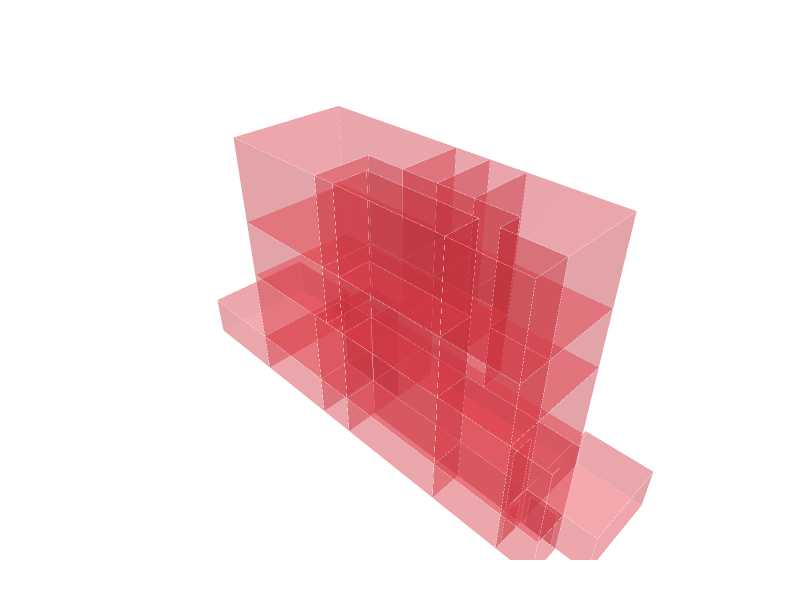

Notebook source saved alongside this figure:
### Markdown cell above
## 12. Load Entrance Doors

The building's exterior entrance doors are loaded separately from interior doors so they can be coloured and counted distinctly (red). Each wire is built into a face; degenerate wires are cleaned and retried.

### Code cell
ENTRANCE_PATH = r"C:\Users\etmaglari\IAAC\etmaglari_gML\Homework04\Objects\Entrance door.obj"

entrance_objects = Topology.ByOBJPath(ENTRANCE_PATH, selfMerge=False)
if not isinstance(entrance_objects, list):
    entrance_objects = [entrance_objects]

entrance_doors = []
for oi, obj in enumerate(entrance_objects):
    if obj is None:
        continue
    for w in (Topology.Wires(obj) or []):
        f = Face.ByWire(w)
        if f is None:
            # Collinear or near-degenerate edge in wire — clean and retry
            w2 = Topology.RemoveCollinearEdges(w)
            f  = Face.ByWire(w2) if w2 else None
        if f is not None:
            entrance_doors.append(f)
        else:
            print(f"  Warning: entrance door object #{oi+1} wire could not be built as face")

for d in entrance_doors:
    Topology.SetDictionary(d, Dictionary.ByKeysValues(["color", "type"], ["#E63946", "entrance"]))

print(f"Entrance doors found: {len(entrance_doors)}")
entrance_cluster = Cluster.ByTopologies(entrance_doors) if entrance_doors else None

if entrance_cluster is not None:
    Topology.Show(
        cell_cluster, entrance_cluster,
        faceColor="#E63946", faceOpacity=0.25,
        edgeColor="white", edgeWidth=0.5,
        showVertices=False,
        backgroundColor="white",
        width=800, height=600,
        renderer=renderer
    )

### Figure 1 — Plotly figure (JSON) as saved in the notebook; plotly's stock layout.template omitted (floating-point values rounded to 4 significant figures; data arrays with more than 128 entries replaced by an {"elided": "..."} marker saying what was removed)
{"data": [{"hoverinfo": "text", "legendgroup": "2", "legendrank": 2, "line": {"color": "white", "dash": "solid", "width": 0.5}, "marker": {"size": 0}, "mode": "lines", "name": "1: Untitled (Edges)", "showlegend": false, "text": "", "type": "scatter3d", "x": {"elided": "1188 float values"}, "y": {"elided": "1188 float values"}, "z": {"elided": "1188 float values"}}, {"cmax": 1, "cmin": 0, "color": "#E63946", "colorscale": [[0, "#440154"], [0.1111, "#482878"], [0.2222, "#3e4989"], [0.3333, "#31688e"], [0.4444, "#26828e"], [0.5556, "#1f9e89"], [0.6667, "#35b779"], [0.7778, "#6ece58"], [0.8889, "#b5de2b"], [1, "#fde725"]], "flatshading": true, "hoverinfo": "text", "hovertext": "", "i": {"elided": "420 int values"}, "j": {"elided": "420 int values"}, "k": {"elided": "420 int values"}, "legendgroup": "3", "legendrank": 3, "lighting": {"facenormalsepsilon": 0}, "name": "1: Untitled (Faces)", "opacity": 0.25, "showlegend": false, "showscale": false, "text": "", "type": "mesh3d", "x": {"elided": "225 float values"}, "y": {"elided": "225 float values"}, "z": {"elided": "225 float values"}}, {"hoverinfo": "text", "legendgroup": "6", "legendrank": 6, "line": {"color": "white", "dash": "solid", "width": 0.5}, "marker": {"size": 0}, "mode": "lines", "name": "2: Untitled (Edges)", "showlegend": false, "text": "", "type": "scatter3d", "x": [-1.359, -1.359, null, -1.359, -1.359, null, -1.359, -1.359, null, -1.359, -1.359, null, -2.624, -1.698, null, -1.698, -1.698, null, -1.698, -2.623, null, -2.623, -2.624, null, 1.294, 2.298, null, 2.298, 2.298, null, 2.298, 1.294, null, 1.294, 1.294, null, -2.656, -2.656, null, -2.656, -1.653, null, -1.653, -1.653, null, -1.653, -2.656, null], "y": [4.276, 3.076, null, 3.076, 3.076, null, 3.076, 4.276, null, 4.276, 4.276, null, 4.493, 4.493, null, 4.493, 4.493, null, 4.493, 4.493, null, 4.493, 4.493, null, 19.19, 19.19, null, 19.19, 19.19, null, 19.19, 19.19, null, 19.19, 19.19, null, 4.493, 4.493, null, 4.493, 4.493, null, 4.493, 4.493, null, 4.493, 4.493, null], "z": [1.828, 1.828, null, 1.828, 0, null, 0, 0, null, 0, 1.828, null, 1.761, 1.761, null, 1.761, -0.000461, null, -0.000461, -0.000461, null, -0.000461, 1.761, null, 1.521, 1.521, null, 1.521, 0.05788, null, 0.05788, 0.05788, null, 0.05788, 1.521, null, 2.144, 5.126, null, 5.126, 5.126, null, 5.126, 2.144, null, 2.144, 2.144, null]}, {"cmax": 1, "cmin": 0, "color": "#E63946", "colorscale": [[0, "#440154"], [0.1111, "#482878"], [0.2222, "#3e4989"], [0.3333, "#31688e"], [0.4444, "#26828e"], [0.5556, "#1f9e89"], [0.6667, "#35b779"], [0.7778, "#6ece58"], [0.8889, "#b5de2b"], [1, "#fde725"]], "flatshading": true, "hoverinfo": "text", "hovertext": "", "i": [0, 0, 4, 4, 8, 8, 12, 12], "j": [1, 2, 5, 6, 9, 10, 13, 15], "k": [2, 3, 6, 7, 10, 11, 14, 13], "legendgroup": "7", "legendrank": 7, "lighting": {"facenormalsepsilon": 0}, "name": "2: Untitled (Faces)", "opacity": 0.25, "showlegend": false, "showscale": false, "text": "", "type": "mesh3d", "x": [-1.359, -1.359, -1.359, -1.359, -1.698, -1.698, -2.623, -2.624, 2.298, 2.298, 1.294, 1.294, -1.653, -2.656, -2.656, -1.653], "y": [3.076, 3.076, 4.276, 4.276, 4.493, 4.493, 4.493, 4.493, 19.19, 19.19, 19.19, 19.19, 4.493, 4.493, 4.493, 4.493], "z": [1.828, 0, 0, 1.828, 1.761, -0.000461, -0.000461, 1.761, 1.521, 0.05788, 0.05788, 1.521, 5.126, 2.144, 5.126, 2.144]}], "layout": {"autosize": true, "height": 600, "margin": {"b": 40, "l": 40, "r": 40, "t": 40}, "paper_bgcolor": "#FFFFFF", "plot_bgcolor": "#FFFFFF", "scene": {"aspectmode": "data", "camera": {"center": {"x": 0, "y": 0, "z": 0}, "eye": {"x": -1.25, "y": -1.25, "z": 1.25}, "projection": {"type": "perspective"}, "up": {"x": 0, "y": 0, "z": 1}}, "xaxis": {"visible": false}, "yaxis": {"visible": false}, "zaxis": {"visible": false}}, "showlegend": true, "width": 800, "xaxis": {"showgrid": false, "visible": false, "zeroline": false}, "yaxis": {"showgrid": false, "visible": false, "zeroline": false}}}
